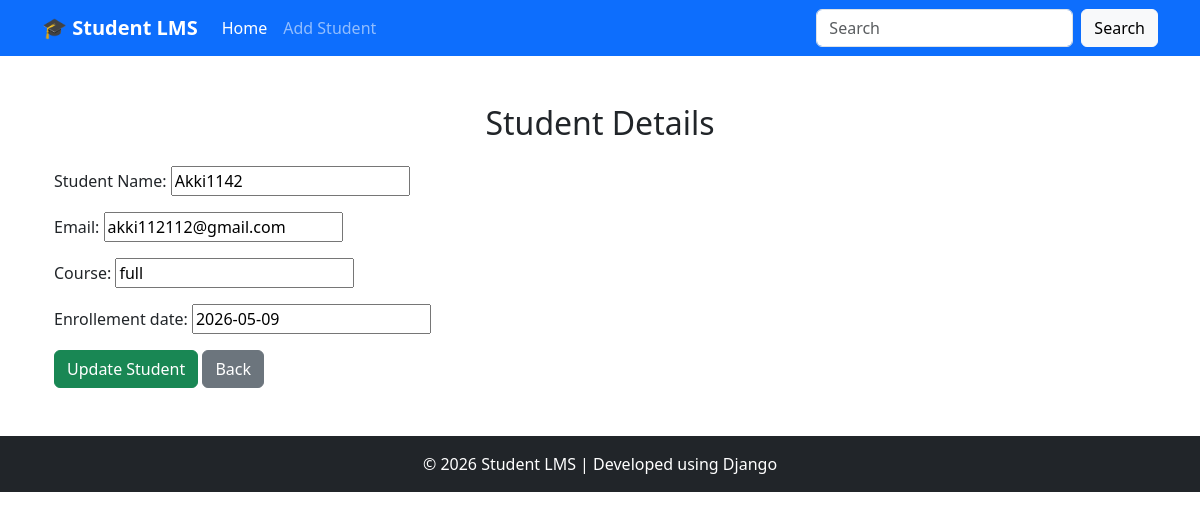
The app's page /details/16/ with its own data.
### student_CRUD/models.py (models this page shows, shortened)
class StudentDetail(models.Model):
    student_Name=models.CharField(max_length=100)
    email=models.EmailField(max_length=50,unique=True)
    course=models.CharField(max_length=70)
    enrollement_date=models.DateField()

### student_CRUD/views.py (the view)
# urls.py: path("details/<int:id>/",views.details,name="details"),
def details(request, id):
    student = get_object_or_404(StudentDetail, pk=id)
    if request.method == "POST":
        form = Studentform(request.POST, instance=student)
        if form.is_valid():
            form.save()
            return redirect("homepage")
    else:
        form = Studentform(instance=student)
    context = {
        "form": form
    }
    return render(request, "view_details.html", context)

### student_CRUD/forms.py
class Studentform(forms.ModelForm):
    class Meta:
        model=StudentDetail
        fields=["student_Name","email","course","enrollement_date"]

### student_CRUD/templates/view_details.html (shortened to what this page needs)
{% extends "homepage.html" %}
{% block content %}
<div class="container mt-5">
    <h2 class="text-center mb-4">Student Details</h2>
    <form method="POST">
        {{ form.as_p }}
        <button type="submit" class="btn btn-success">
            Update Student
        </button>
        <a href="{% url 'homepage' %}" class="btn btn-secondary">
            Back
        </a>
    </form>
</div>
{% endblock content %}

### records on screen
StudentDetail: student_Name "Akki1142", email "akki112112@gmail.com", course "full", enrollement_date "2026-05-09"
